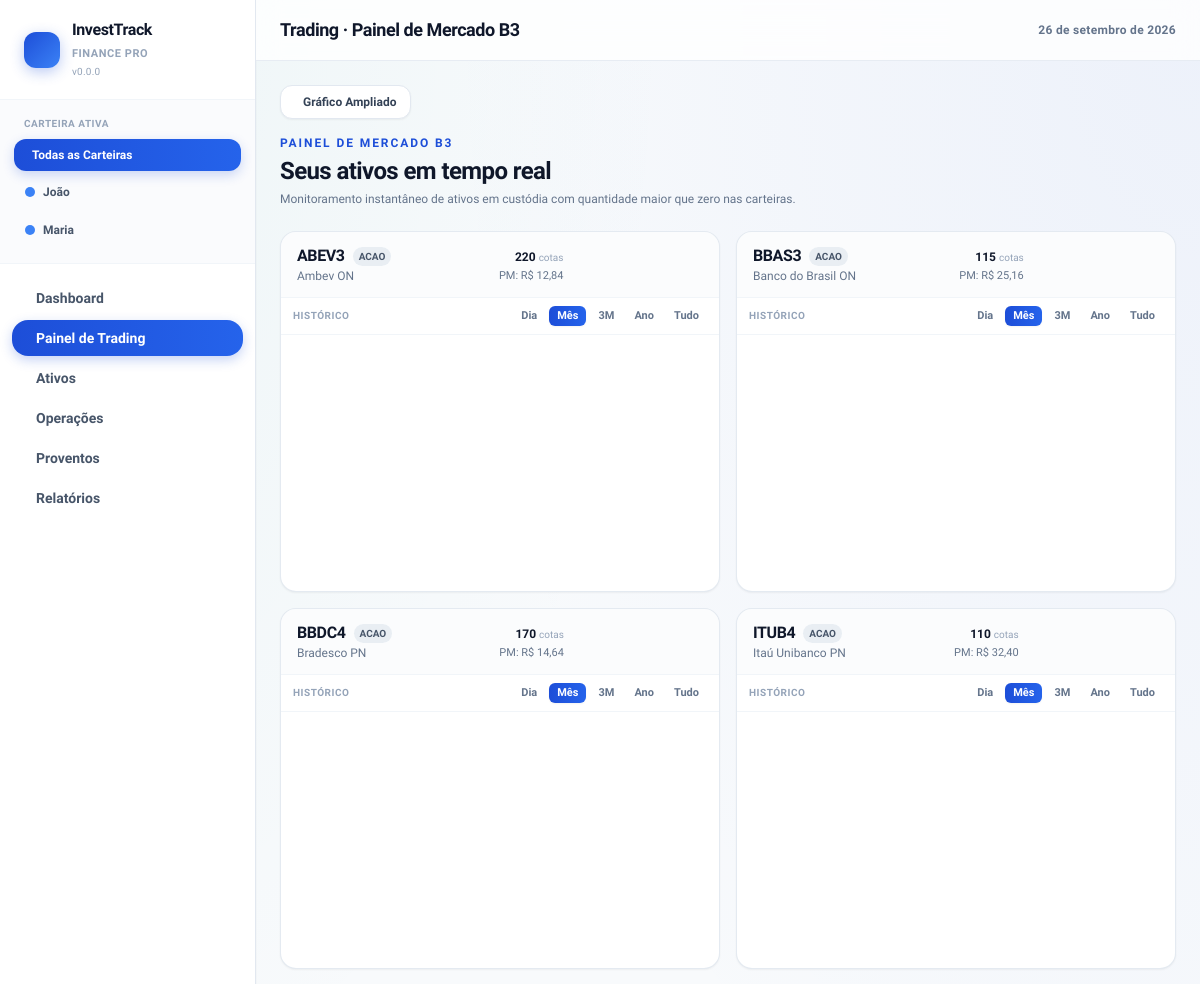
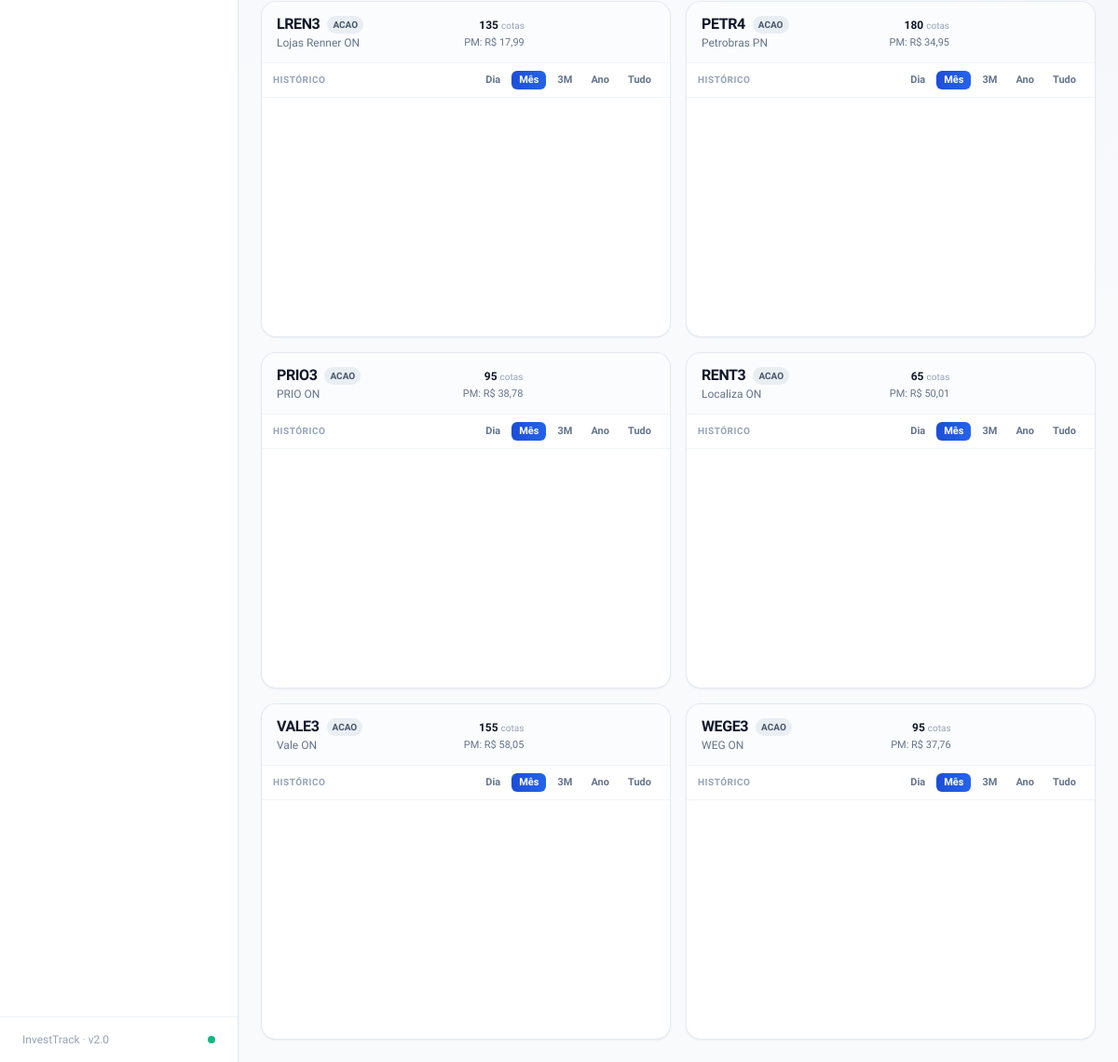
The app's page /trading.php with its own data (2 pictures, top to bottom).
### tables this page shows
CREATE TABLE IF NOT EXISTS carteiras (
    id INT AUTO_INCREMENT PRIMARY KEY,
    nome VARCHAR(60) NOT NULL UNIQUE,
    criado_em DATETIME DEFAULT CURRENT_TIMESTAMP
);

CREATE TABLE IF NOT EXISTS ativos (
    id INT AUTO_INCREMENT PRIMARY KEY,
    ticker VARCHAR(10) NOT NULL UNIQUE,
    nome VARCHAR(150) NOT NULL,
    tipo ENUM('ACAO','FII','ETF','BDR','OUTRO') NOT NULL DEFAULT 'ACAO',
    setor VARCHAR(100) DEFAULT NULL,
    cotacao_atual DECIMAL(14,4) NOT NULL DEFAULT 0,
    cotacao_atualizada_em DATETIME DEFAULT NULL,
    criado_em DATETIME DEFAULT CURRENT_TIMESTAMP
);

### views/trading/cards.php (the view, shortened to what the rows shown need)
<?php require BASE_PATH . '/views/layout/header.php'; ?>
<div class="space-y-4 mb-6">
  <div>
    <h2 class="mt-1 text-2xl font-extrabold tracking-tight text-slate-900">Seus ativos em tempo real</h2>
  </div>
</div>
<?php if (empty($ativos)): ?>
  <section class="rounded-2xl border border-dashed border-slate-300 bg-white/80 px-6 py-16 text-center shadow-sm">
    <div class="mx-auto flex h-12 w-12 items-center justify-center rounded-2xl bg-blue-50 text-blue-700">
      <i class="ph ph-chart-line-up text-2xl"></i>
    </div>
    <h2 class="mt-4 text-base font-bold text-slate-900">Nenhum ativo com posição em carteira</h2>
    <p class="mx-auto mt-1 max-w-md text-xs text-slate-500">
      Esta carteira não possui ativos com quantidade maior que zero no momento.
    </p>
    <a href="<?= BASE_URL ?>/operacoes.php?action=create"
      class="mt-5 btn-primary inline-flex items-center gap-2 text-xs font-bold uppercase tracking-wider px-4 py-2.5">
      <i class="ph ph-plus text-sm"></i> Registrar Operação
    </a>
  </section>
<?php else: ?>
  <section class="grid grid-cols-1 gap-4 xl:grid-cols-4 lg:grid-cols-2">
    <?php foreach ($ativos as $index => $ativo): ?>
      <?php $cardId = 'trading-card-' . (int)$ativo['id']; ?>
      <article class="overflow-hidden rounded-2xl border border-slate-200/90 bg-white shadow-sm hover:shadow-md transition-shadow duration-200">
        <div class="flex items-center justify-between gap-3 border-b border-slate-100 bg-slate-50/50 px-4 py-3">
          <div class="min-w-0">
            <div class="flex items-center gap-2">
              <h3 class="font-extrabold text-slate-900 tracking-tight"><?= e($ativo['ticker']) ?></h3>
              <span class="rounded px-1.5 py-0.5 text-[10px] font-bold uppercase bg-slate-200/70 text-slate-600"><?= e($ativo['tipo']) ?></span>
            </div>
            <p class="truncate text-xs text-slate-500 font-medium" title="<?= e($ativo['nome']) ?>"><?= e($ativo['nome']) ?></p>
          </div>
          <div class="text-right shrink-0">
            <span class="text-xs font-bold text-slate-900"><?= number_format($ativo['quantidade'], 0, ',', '.') ?> <span class="text-[10px] font-normal text-slate-400">cotas</span></span>
            <p class="text-[11px] font-medium text-slate-500">PM: R$ <?= number_format($ativo['preco_medio'], 2, ',', '.') ?></p>
          </div>
          <a href="<?= BASE_URL ?>/trading.php?ticker=<?= urlencode($ativo['ticker']) ?><?= $carteiraSelecionada ? '&carteira=' . $carteiraSelecionada : '' ?>"
            class="flex h-8 w-8 shrink-0 items-center justify-center rounded-lg text-slate-400 hover:bg-slate-100 hover:text-slate-900 transition-colors" title="Abrir gráfico ampliado" aria-label="Abrir gráfico ampliado de <?= e($ativo['ticker']) ?>">
          </a>
        </div>
        <div class="flex items-center justify-between border-b border-slate-100 px-3 py-2 bg-white">
          <span class="text-[10px] font-bold uppercase tracking-wider text-slate-400">Histórico</span>
          <div class="flex gap-1" role="group" aria-label="Período de <?= e($ativo['ticker']) ?>">
            <?php foreach ([['value' => '1D', 'label' => 'Dia'], ['value' => '1M', 'label' => 'Mês'], ['value' => '3M', 'label' => '3M'], ['value' => '1Y', 'label' => 'Ano'], ['value' => 'ALL', 'label' => 'Tudo']] as $periodoIndex => $periodo): ?>
              <button type="button" data-card="<?= e($cardId) ?>" data-range="<?= $periodo['value'] ?>"
                class="card-range rounded-md px-2 py-0.5 text-[11px] font-bold transition-all duration-150 <?= $periodoIndex === 1 ? 'bg-gradient-to-r from-blue-700 to-blue-600 text-white shadow-sm' : 'text-slate-500 hover:bg-slate-100 hover:text-slate-900' ?>">
                <?= e($periodo['label']) ?>
              </button>
            <?php endforeach; ?>
          </div>
        </div>
        <div id="<?= e($cardId) ?>" class="h-64 w-full" aria-label="Gráfico de preço de <?= e($ativo['ticker']) ?>"></div>
      </article>
    <?php endforeach; ?>
  </section>
<?php endif; ?>
<?php require BASE_PATH . '/views/layout/footer.php'; ?>

### views/layout/sidebar.php (shortened to what the rows shown need)
<?php
$currentScript = basename($_SERVER['SCRIPT_NAME'] ?? '');
$currentAction = $_GET['action'] ?? '';
$actionQuery = !empty($currentAction) ? '&action=' . urlencode((string)$currentAction) : '';
if (!isset($sidebarWallets)) {
    global $db;
    if ($db instanceof PDO) {
        $sidebarWallets = (new Wallet($db))->all();
    } else {
        $sidebarWallets = [];
    }
}
$carteiraAtivaGlobal = resolve_carteira_id();
?>
<aside class="w-64 shrink-0 bg-white border-r border-slate-200 flex flex-col shadow-sm">
  <div class="px-3.5 py-4 border-b border-slate-100 bg-slate-50/70">
    <div class="flex flex-col gap-1">
      <?php foreach ($sidebarWallets as $w):
        $isAtiva = ($carteiraAtivaGlobal === (int)$w['id']);
        $wNome = strtolower(trim($w['nome']));
        $isRenato = str_contains($wNome, 'renato');
        $isVicente = str_contains($wNome, 'vicente');
        if ($isRenato) {
          $corDot = 'bg-purple-600';
          $corAtiva = 'bg-gradient-to-r from-purple-700 via-purple-600 to-indigo-600 text-white shadow-[0_4px_14px_rgba(126,34,206,0.32)]';
          $corInativa = 'text-slate-600 hover:bg-purple-50/70 hover:text-purple-900 border border-transparent hover:border-purple-200/80';
        } elseif ($isVicente) {
          $corDot = 'bg-emerald-500';
          $corAtiva = 'bg-gradient-to-r from-emerald-600 via-teal-600 to-teal-700 text-white shadow-[0_4px_14px_rgba(13,148,136,0.32)]';
          $corInativa = 'text-slate-600 hover:bg-emerald-50/70 hover:text-emerald-900 border border-transparent hover:border-emerald-200/80';
        } else {
          $corDot = 'bg-blue-500';
          $corAtiva = 'bg-gradient-to-r from-blue-700 to-blue-600 text-white shadow-[0_4px_12px_rgba(29,78,216,0.22)]';
          $corInativa = 'text-slate-600 hover:bg-white hover:text-slate-900 border border-transparent hover:border-slate-200/80';
        }
      ?>
      <a href="<?= BASE_URL ?>/<?= $currentScript ?>?carteira=<?= (int)$w['id'] ?><?= $actionQuery ?>"
        class="flex items-center justify-between rounded-xl px-2.5 py-2 text-xs font-bold transition-all duration-150 <?= $isAtiva ? $corAtiva : $corInativa ?>">
        <div class="flex items-center gap-2">
          <span class="w-2.5 h-2.5 rounded-full <?= $isAtiva ? 'bg-white shadow-sm ring-2 ring-white/30' : $corDot ?>"></span>
          <span><?= e($w['nome']) ?></span>
        </div>
      </a>
      <?php endforeach; ?>
    </div>
  </div>
</aside>

### records on screen
carteiras: nome "João"
carteiras: nome "Maria"
ativos: ticker "ABEV3", tipo "ACAO", nome "Ambev ON", quantidade "220", preco_medio "12,84", label "Dia", label "Mês", label "3M", label "Ano", label "Tudo"
ativos: ticker "BBAS3", tipo "ACAO", nome "Banco do Brasil ON", quantidade "115", preco_medio "25,16", label "Dia", label "Mês", label "3M", label "Ano", label "Tudo"
ativos: ticker "BBDC4", tipo "ACAO", nome "Bradesco PN", quantidade "170", preco_medio "14,64", label "Dia", label "Mês", label "3M", label "Ano", label "Tudo"
ativos: ticker "ITUB4", tipo "ACAO", nome "Itaú Unibanco PN", quantidade "110", preco_medio "32,40", label "Dia", label "Mês", label "3M", label "Ano", label "Tudo"
ativos: ticker "LREN3", tipo "ACAO", nome "Lojas Renner ON", quantidade "135", preco_medio "17,99", label "Dia", label "Mês", label "3M", label "Ano", label "Tudo"
ativos: ticker "PETR4", tipo "ACAO", nome "Petrobras PN", quantidade "180", preco_medio "34,95", label "Dia", label "Mês", label "3M", label "Ano", label "Tudo"
ativos: ticker "PRIO3", tipo "ACAO", nome "PRIO ON", quantidade "95", preco_medio "38,78", label "Dia", label "Mês", label "3M", label "Ano", label "Tudo"
ativos: ticker "RENT3", tipo "ACAO", nome "Localiza ON", quantidade "65", preco_medio "50,01", label "Dia", label "Mês", label "3M", label "Ano", label "Tudo"
ativos: ticker "VALE3", tipo "ACAO", nome "Vale ON", quantidade "155", preco_medio "58,05", label "Dia", label "Mês", label "3M", label "Ano", label "Tudo"
ativos: ticker "WEGE3", tipo "ACAO", nome "WEG ON", quantidade "95", preco_medio "37,76", label "Dia", label "Mês", label "3M", label "Ano", label "Tudo"

### other values on screen
defined('APP_VERSION') ? APP_VERSION : '0.0.0' "0.0.0"
$item['label'] "Dashboard"
$item['label'] "Painel de Trading"
$item['label'] "Ativos"
$item['label'] "Operações"
$item['label'] "Proventos"
$item['label'] "Relatórios"
$pageTitle "Trading · Painel de Mercado B3"
